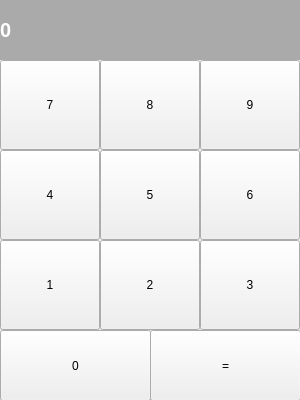
<?xml version="1.0" encoding="UTF-8"?>
<ui version="4.0">
 <class>MainWindow</class>
 <widget class="QMainWindow" name="MainWindow">
  <property name="geometry">
   <rect>
    <x>0</x>
    <y>0</y>
    <width>300</width>
    <height>400</height>
   </rect>
  </property>
  <property name="windowTitle">
   <string>калькулятор</string>
  </property>
  <widget class="QWidget" name="centralwidget">
   <widget class="QLabel" name="label_result">
    <property name="geometry">
     <rect>
      <x>0</x>
      <y>-1</y>
      <width>300</width>
      <height>61</height>
     </rect>
    </property>
    <property name="font">
     <font>
      <pointsize>15</pointsize>
      <weight>75</weight>
      <italic>false</italic>
      <bold>true</bold>
      <underline>false</underline>
      <strikeout>false</strikeout>
     </font>
    </property>
    <property name="styleSheet">
     <string notr="true">background-color: rgb(170, 170, 170);
color: rgb(255, 255, 255);</string>
    </property>
    <property name="text">
     <string>0</string>
    </property>
    <property name="margin">
     <number>10</number>
    </property>
   </widget>
   <widget class="QPushButton" name="btn_zero">
    <property name="geometry">
     <rect>
      <x>0</x>
      <y>330</y>
      <width>151</width>
      <height>71</height>
     </rect>
    </property>
    <property name="text">
     <string>0</string>
    </property>
   </widget>
   <widget class="QPushButton" name="btn_equal">
    <property name="geometry">
     <rect>
      <x>150</x>
      <y>330</y>
      <width>151</width>
      <height>71</height>
     </rect>
    </property>
    <property name="text">
     <string>=</string>
    </property>
   </widget>
   <widget class="QPushButton" name="btn_1">
    <property name="geometry">
     <rect>
      <x>0</x>
      <y>240</y>
      <width>100</width>
      <height>90</height>
     </rect>
    </property>
    <property name="text">
     <string>1</string>
    </property>
   </widget>
   <widget class="QPushButton" name="btn_2">
    <property name="geometry">
     <rect>
      <x>100</x>
      <y>240</y>
      <width>100</width>
      <height>90</height>
     </rect>
    </property>
    <property name="text">
     <string>2</string>
    </property>
   </widget>
   <widget class="QPushButton" name="btn_3">
    <property name="geometry">
     <rect>
      <x>200</x>
      <y>240</y>
      <width>100</width>
      <height>90</height>
     </rect>
    </property>
    <property name="text">
     <string>3</string>
    </property>
   </widget>
   <widget class="QPushButton" name="btn_6">
    <property name="geometry">
     <rect>
      <x>200</x>
      <y>150</y>
      <width>100</width>
      <height>90</height>
     </rect>
    </property>
    <property name="text">
     <string>6</string>
    </property>
   </widget>
   <widget class="QPushButton" name="btn_5">
    <property name="geometry">
     <rect>
      <x>100</x>
      <y>150</y>
      <width>100</width>
      <height>90</height>
     </rect>
    </property>
    <property name="text">
     <string>5</string>
    </property>
   </widget>
   <widget class="QPushButton" name="btn_4">
    <property name="geometry">
     <rect>
      <x>0</x>
      <y>150</y>
      <width>100</width>
      <height>90</height>
     </rect>
    </property>
    <property name="text">
     <string>4</string>
    </property>
   </widget>
   <widget class="QPushButton" name="btn_9">
    <property name="geometry">
     <rect>
      <x>200</x>
      <y>60</y>
      <width>100</width>
      <height>90</height>
     </rect>
    </property>
    <property name="text">
     <string>9</string>
    </property>
   </widget>
   <widget class="QPushButton" name="btn_8">
    <property name="geometry">
     <rect>
      <x>100</x>
      <y>60</y>
      <width>100</width>
      <height>90</height>
     </rect>
    </property>
    <property name="text">
     <string>8</string>
    </property>
   </widget>
   <widget class="QPushButton" name="btn_7">
    <property name="geometry">
     <rect>
      <x>0</x>
      <y>60</y>
      <width>100</width>
      <height>90</height>
     </rect>
    </property>
    <property name="text">
     <string>7</string>
    </property>
   </widget>
  </widget>
 </widget>
 <resources/>
 <connections/>
</ui>
